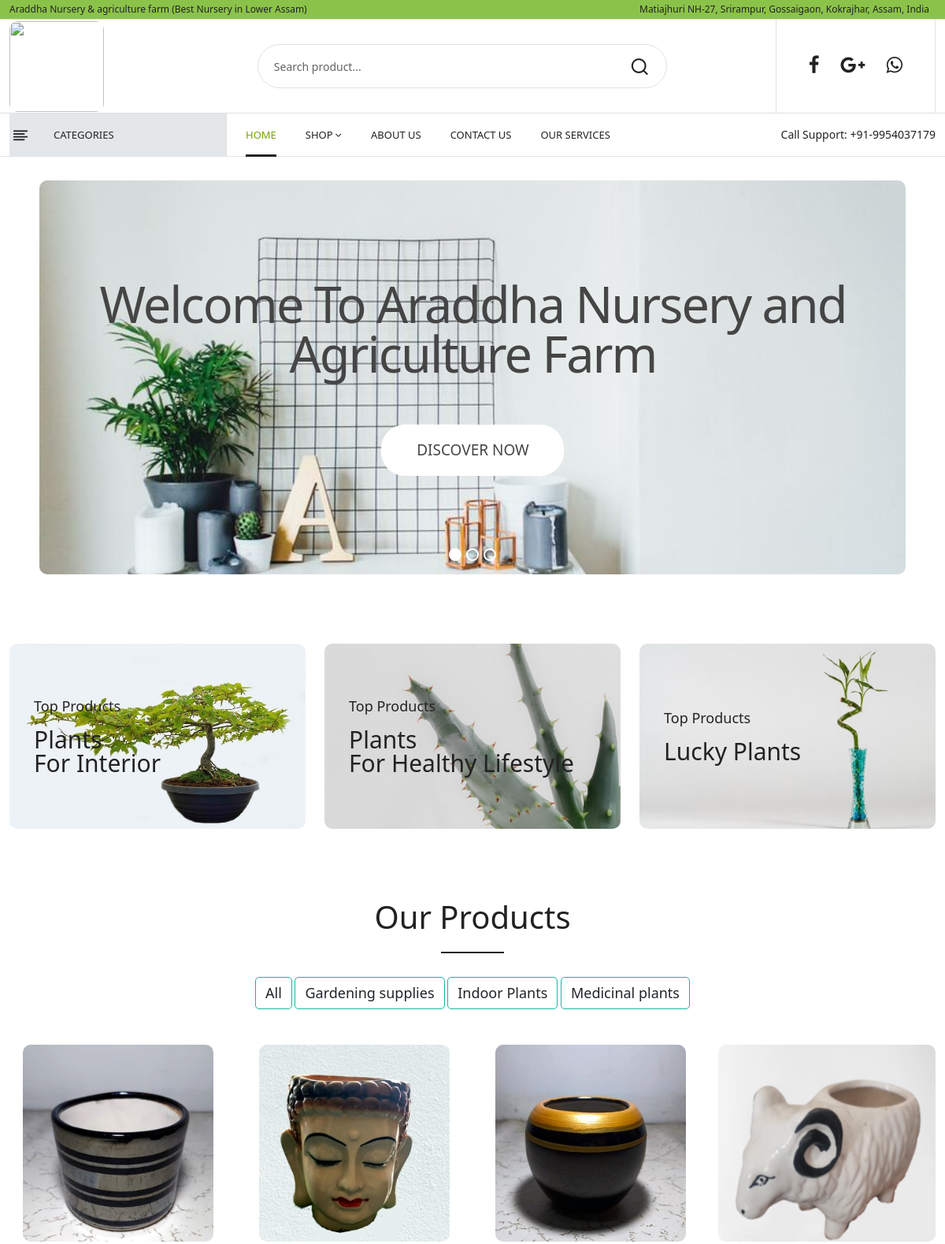
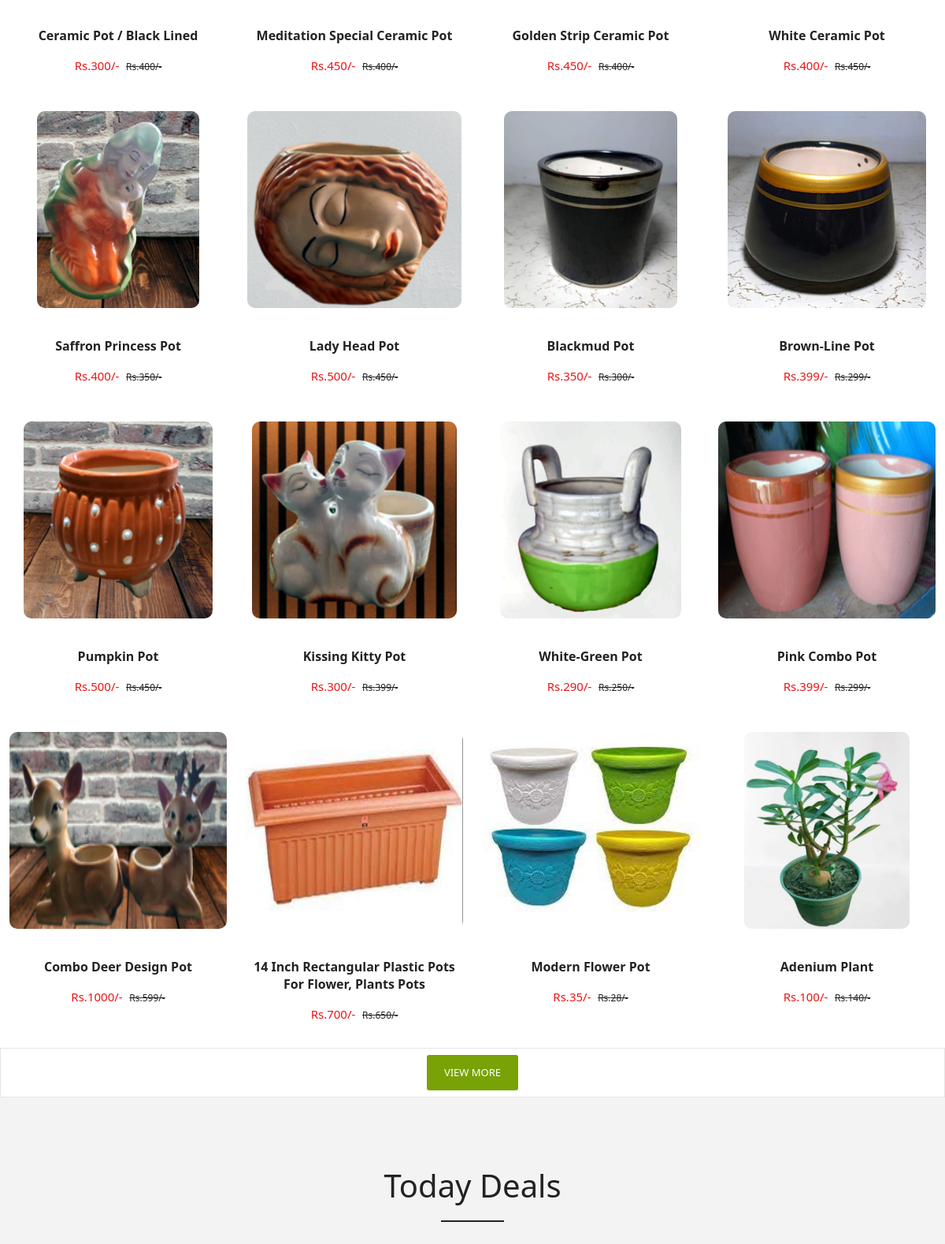
The page /pages/index.php (upper part) on the database its author committed (2 pictures, top to bottom).
### tables this page shows
CREATE TABLE `slider` (
  `slider_id` int(224) NOT NULL,
  `head` varchar(224) NOT NULL,
  `title` varchar(224) NOT NULL,
  `image` varchar(224) NOT NULL
);

CREATE TABLE `plants` (
  `plant_id` int(224) NOT NULL,
  `cat_id` int(224) NOT NULL,
  `subCat_id` int(224) NOT NULL,
  `category` varchar(224) NOT NULL,
  `subcategories` varchar(224) NOT NULL,
  `plantname` varchar(224) NOT NULL,
  `description` varchar(500) NOT NULL,
  `image1` varchar(224) NOT NULL,
  `image2` varchar(224) NOT NULL,
  `image3` varchar(224) NOT NULL,
  `price` varchar(224) NOT NULL,
  `discount_price` varchar(224) NOT NULL,
  `status` varchar(224) NOT NULL,
  `date_uploaded` date NOT NULL
);

### classes/DbConfig.php (called while the page is built)
<?php
  class DbConfig  {
      protected $servername='localhost';
      protected $username="root";
      protected $password="";
    public function connect() {
        try {
          	$connection = new PDO("mysql:host=$this->servername;dbname=araddha",$this->username,$this->password);
          	$connection -> setAttribute(PDO::ATTR_ERRMODE,PDO::ERRMODE_EXCEPTION);
            return $connection;
          } catch(PDOException $e) {
          	echo '<br>'.$e->getMessage();
          }
    }
  }
?>

### classes/Crud.php (called while the page is built, shortened)
<?php
  require_once 'DbConfig.php';
  class Crud extends DbConfig {
    public function Read($TableName, $Condition) {
      $sql = "SELECT * FROM ".$TableName." WHERE ".$Condition;
      $stmt = $this->connect()->prepare($sql);
      $stmtExec = $stmt -> execute();
      if ($stmtExec) {
        $Data = $stmt -> fetchAll(PDO:: FETCH_ASSOC);
        return $Data;
      } else {
        echo "An Error Occured.";
      }
    }
  }
?>

### pages/index.php (the view, shortened to what this page needs)
<?php include("../include/header.php"); ?>
<section class="slider_section">
   <div class="slider_area owl-carousel">
      <?php
         $read = $crud->Read("slider","1");
         if ($read) {
           foreach($read as $row) {
         ?>
      <div class="single_slider d-flex align-items-center" data-bgimg="../admin/<?php echo $row['image'];?>">
         <div class="container">
            <div class="row">
               <div class="col-12">
                  <div class="slider_content text sliderhead">
                     <h1><?php echo $row['head'];?></h1>
                     <a class="button" href="view_product.php">Discover Now </a>
                  </div>
               </div>
            </div>
         </div>
      </div>
      <?php }} ?>
   </div>
</section>
<div class="banner_area">
   <div class="container">
      <div class="row">
         <div class="col-lg-4 col-md-4">
            <figure class="single_banner">
               <div class="banner_thumb">
                  <a href="view_product.php"
                     ><img src="../assets/img/bg/banner1.jpg" alt=""
                     class="class_banner"/></a>
                  <div class="banner_content">
                     <h3>Top Products</h3>
                     <h2>
                        Plants <br />
                        For Interior
                     </h2>
                  </div>
               </div>
            </figure>
         </div>
         <div class="col-lg-4 col-md-4">
            <figure class="single_banner">
               <div class="banner_thumb">
                  <a href="view_product.php"
                     ><img src="../assets/img/bg/banner2.jpg" alt="" class="class_banner"
                     /></a>
                  <div class="banner_content">
                     <h3>Top Products</h3>
                     <h2>
                        Plants <br />
                        For Healthy Lifestyle
                     </h2>
                  </div>
               </div>
            </figure>
         </div>
         <div class="col-lg-4 col-md-4">
            <figure class="single_banner">
               <div class="banner_thumb">
                  <a href="view_product.php"
                     ><img src="../assets/img/bg/lucky.jpg" alt="" class="class_banner"
                     /></a>
                  <div class="banner_content">
                     <h3>Top Products</h3>
                     <h2>
                        Lucky
                        Plants
                     </h2>
                  </div>
               </div>
            </figure>
         </div>
      </div>
   </div>
</div>
<div class="container">
   <div class="row">
      <div class="section_title">
         <h2>Our Products</h2>
      </div>
      <div align="center">
         <button class="btn btn-default filter-button" data-filter="all">All</button>
         <button class="btn btn-default filter-button" data-filter="garden">Gardening supplies</button>
         <button class="btn btn-default filter-button" data-filter="indoor">Indoor Plants</button>
         <button class="btn btn-default filter-button" data-filter="medical">Medicinal plants</button>
      </div>
      <?php
         $readAbouts = $crud->Read("plants", "1 limit 16");
             if($readAbouts){
               foreach($readAbouts as $cKey){
                      $cat=$cKey['category'];
                      if($cat=="Gardening supplies")
                       {
                         $cat="garden";
                       }elseif ($cat=="indoor plants") {
                         $cat="indoor";
                       }elseif ($cat=="Medicinal plants") {
                         $cat="medical";
                       }
         ?>
      <div class="gallery_product col-lg-3 filter <?php echo $cat;?>">
         <div class="product_items hvr:grow">
            <article class="single_product filter <?php echo $cat;?>">
               <figure>
                  <div class="product_thumb">
                     <a class="primary_img" href="product-details.php?plant_id=<?php echo $cKey['plant_id']?>"
                        ><img src="../admin/images/<?php echo $cat=$cKey['image1']; ?>" alt="" class="class_image"
                        /></a>
                  </div>
                  <figcaption class="product_content">
                     <h4 class="product_name">
                        <a href="product-details.php?plant_id=<?php echo $cKey['plant_id']?>"
                        ><?php echo $cat=$cKey['plantname']; ?></a
                           >
                     </h4>
                     <div class="price_box">
                        <span class="current_price">Rs.<?php echo $cat=$cKey['discount_price']; ?>/-</span>
                        <span class="old_price">Rs.<?php echo $cat=$cKey['price']; ?>/-</span>
                     </div>
                  </figcaption>
               </figure>
            </article>
         </div>
      </div>
      <?php }}?>
   </div>
</div>
<div class="shop_toolbar t_bottom">
   <div class="pagination">
      <div class="contact_message form">
         <a class="button" href="view_product.php">view more</a>
      </div>
   </div>
</div>
<div class="product_area product_deals">
   <div class="container-fluid">
      <div class="row">
         <div class="col-12">
            <div class="section_title">
               <h2>Today Deals</h2>
            </div>
         </div>
      </div>
   </div>
</div>
<?php include("../include/footer.php"); ?>

### assets/css/custom.css (style rules this page uses)
.filter-button { font-size: 18px; border: 0.5px solid #16B7A0; border-radius: 5px; text-align: center; margin-bottom: 30px; }
.gallery_product { margin-bottom: 30px; }
.text { -webkit-text-fill-color: transparent; text-shadow: 0.5px 0px 0.1px #454545; text-align: center; }

### rows shown on the page
slider: head "Welcome To Araddha Nursery and Agriculture Farm"
plants: image1 (picture), plantname "Ceramic Pot / Black Lined", discount_price "300", price "400"
plants: image1 (picture), plantname "Meditation Special Ceramic Pot", discount_price "450", price "400"
plants: image1 (picture), plantname "Golden Strip Ceramic Pot", discount_price "450", price "400"
plants: image1 (picture), plantname "White Ceramic Pot", discount_price "400", price "450"
plants: image1 (picture), plantname "Saffron Princess Pot", discount_price "400", price "350"
plants: image1 (picture), plantname "Lady Head Pot", discount_price "500", price "450"
plants: image1 (picture), plantname "Blackmud Pot", discount_price "350", price "300"
plants: image1 (picture), plantname "Brown-Line Pot", discount_price "399", price "299"
plants: image1 (picture), plantname "Pumpkin Pot", discount_price "500", price "450"
plants: image1 (picture), plantname "Kissing Kitty Pot", discount_price "300", price "399"
plants: image1 (picture), plantname "White-Green Pot", discount_price "290", price "250"
plants: image1 (picture), plantname "Pink Combo Pot", discount_price "399", price "299"
plants: image1 (picture), plantname "Combo Deer Design Pot", discount_price "1000", price "599"
plants: image1 (picture), plantname "14 Inch Rectangular Plastic Pots For Flower, Plants Pots", discount_price "700", price "650"
plants: image1 (picture), plantname "Modern Flower Pot", discount_price "35", price "28"
plants: image1 (picture), plantname "Adenium Plant", discount_price "100", price "140"
